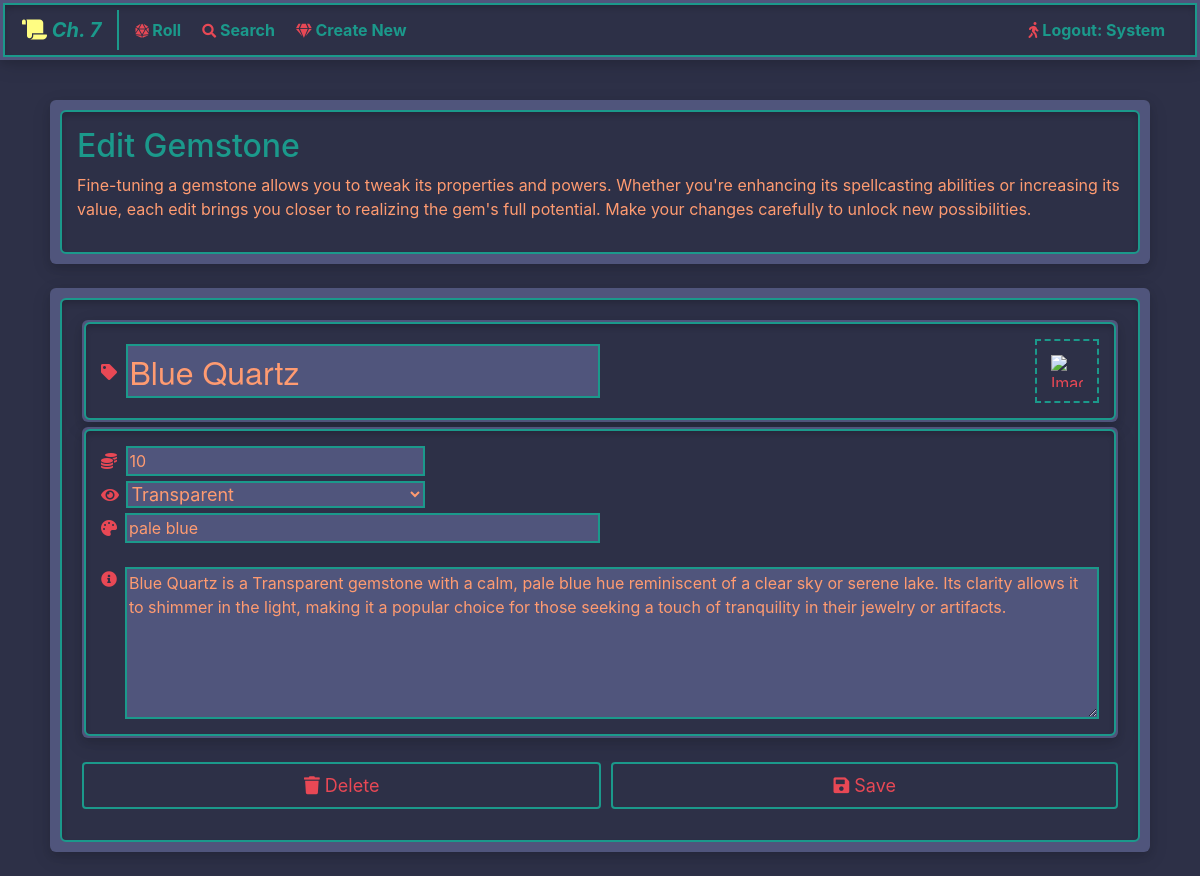
The app's page /treasure/gemstone/edit/3/ (signed in) with its own data.
### treasure/models.py (models this page shows, shortened)
class Gemstone(models.Model):
    name             = models.CharField(max_length=128, db_index=True)
    value            = models.IntegerField(validators=[MinValueValidator(1), MaxValueValidator(1_000_000)])
    clarity          = models.ForeignKey(
        GemstoneClarity,
        related_name='gemstones',
        on_delete=models.SET_DEFAULT,
        default=1,
        db_index=True
    )
    color            = models.CharField(max_length=128, blank=True, verbose_name='Color(s)', db_index=True)
    description      = models.TextField(max_length=1024)
    icon             = models.ForeignKey(
        GemstoneIcon,
        related_name='gemstones',
        on_delete=models.SET_DEFAULT,
        default=1
    )
    dmg_row_value   = models.IntegerField(null=True, blank=True)
    dmg_item_number = models.IntegerField(null=True, blank=True)
    unique_name     = models.UUIDField(default=uuid.uuid4, editable=False, unique=True)
    origin          = models.CharField(max_length=32, default='user', blank=True)
    created_by      = models.ForeignKey(
        User,
        related_name='gemstones',
        on_delete=models.CASCADE,
        db_index=True
    )
    created_at      = models.DateTimeField(auto_now_add=True)
    updated_at      = models.DateTimeField(auto_now=True)
    objects = GemstoneManager()

### treasure/views.py (the view, shortened to what this page needs)
# urls.py: path("gemstone/edit/<int:gemstone_id>/", views.gemstone_edit, name="gemstone_edit"),
@login_required
@services.user_owns_gemstone
@transaction.atomic
def gemstone_edit(request, gemstone_id):
    gemstone = request.gemstone
    modal_view = services.is_modal_view(request)
    if request.method == 'GET':
        form = forms.GemstoneForm(instance=gemstone)
        icon_url = gemstone.icon.image.url if gemstone.icon else None
        context = {'form': form, 'icon_url': icon_url, 'gemstone_id': gemstone_id, 'modal': modal_view}
        print(modal_view)
        if modal_view:
            return render(request, 'treasure/snippets/gemstone-form.html', context)
        return render(request, 'treasure/gemstone-edit.html', context)

### treasure/services.py (called while the page is built)
def user_owns_gemstone(view_func):
    @wraps(view_func)
    def _wrapped_view(request, *args, **kwargs):
        gemstone_id = kwargs.get('gemstone_id')
        gemstone = get_object_or_404(models.Gemstone, pk=gemstone_id)
        if gemstone.created_by != request.user:
            return HttpResponseForbidden("You do not have permission to modify this gemstone.")
        request.gemstone = gemstone
        return view_func(request, *args, **kwargs)
    return _wrapped_view

def is_modal_view(request: HttpRequest) -> bool:
    if request.GET.get('modal', '') == 'true':
        return True

### treasure/templates/treasure/gemstone-edit.html (shortened to what this page needs)
{% extends 'base.html' %}
{% load static %}
{% block content %}
    {% if modal %}
        {% include 'treasure/snippets/gemstone-form.html' with icon_url=icon_url gemstone_id=gemstone_id %}
    {% else %}
        <div class="outer-content-container mb-4">
            <div class="container inner-content-container">
                <h2>Edit Gemstone</h2>
                <p>
                    Fine-tuning a gemstone allows you to tweak its properties and powers.
                    Whether you're enhancing its spellcasting abilities or increasing its value,
                    each edit brings you closer to realizing the gem's full potential.
                    Make your changes carefully to unlock new possibilities.
                </p>
            </div>
        </div>
        <div class="outer-content-container mb-4">
            <div class="container inner-content-container">
                {% include 'treasure/snippets/gemstone-form.html' with icon_url=icon_url gemstone_id=gemstone_id %}
            </div>
        </div>
    {% endif %}
{% endblock %}

### templates/navbar.html (shortened to what this page needs)
<nav class="navbar fixed-top navbar-expand-md custom-navbar">
    <div class="container-fluid navbar-wrapper">
        <div class="container-fluid px-3 py-1">
            <a class="navbar-brand custom-navbar-brand {% if request.resolver_match.url_name == 'gemstone_index' %}custom-active{% endif %}" href="{% url 'treasure:gemstone_index' %}">
                <i class="fas fa-scroll icon-yellow"></i> Ch. 7
            </a>
            <div class="collapse navbar-collapse" id="myNavbar">
                <ul class="navbar-nav mr-auto">
                    <li class="nav-item {% if request.resolver_match.url_name == 'gemstone_roll' %}custom-active{% endif %}">
                        <a class="nav-link custom-nav-link" href="{% url 'treasure:gemstone_roll' %}">
                            <i class="fas fa-dice-d20 fa-sm icon-red"></i> Roll
                        </a>
                    </li>
                    <li class="nav-item {% if request.resolver_match.url_name == 'gemstone_search' %}custom-active{% endif %}">
                        <a class="nav-link custom-nav-link" href="{% url 'treasure:gemstone_search' %}">
                            <i class="fas fa-search fa-sm icon-red"></i> Search
                        </a>
                    </li>
                    {% if user.is_authenticated %}
                        <li class="nav-item {% if request.resolver_match.url_name == 'gemstone_create' %}custom-active{% endif %}">
                            <a class="nav-link custom-nav-link" href="{% url 'treasure:gemstone_create' %}">
                                <i class="fas fa-gem fa-sm icon-red"></i> Create New
                            </a>
                        </li>
                    {% endif %}
                </ul>
                <ul class="navbar-nav ml-auto">
                    {% if user.is_authenticated %}
                        <li class="nav-item">
                            <a class="nav-link custom-nav-link" href="{% url 'logout' %}">
                                <i class="fas fa-walking icon-red"></i> Logout: {{ user.username|capfirst }}
                            </a>
                        </li>
                    {% endif %}
                </ul>
            </div>
        </div>
    </div>
</nav>

### treasure/templates/treasure/snippets/gemstone-form.html (shortened to what this page needs)
<div id="gemstone-form">
    <form method="post" enctype="multipart/form-data">
        <div class="outer-content-container outer-content-small-border">
            <div class="inner-content-container gemstone-form-flexbox">
                <div class="{% if modal %}gemstone-form-text-container-lg-modal{% else %}gemstone-form-text-container-lg{% endif %}">
                    <span class="z mr-1"><i class="fas fa-tag icon-red j"></i>&nbsp;</span>
                    <span class="the-spanner">{{ form.name }}</span>
                </div>
                <div class="gemstone-form-flexbox">
                    <label for="{{ form.icon.id_for_label }}" class="gemstone-file-label">
                        {% if icon_url %}
                            <img id="upload-icon" src="{{ icon_url }}" alt="Image Preview" height="32" width="32" />
                        {% else %}
                            <i class="fas fa-camera fa-2x" id="upload-icon"></i>
                        {% endif %}
                    </label>
                </div>
            </div>
        </div>
        <div class="outer-content-container outer-content-small-border mb-4">
            <div class="inner-content-container">
                <div>
                    <label for="{{ form.value.id_for_label }}">
                        <i class="fas fa-coins icon-red">&nbsp;</i>
                    </label>
                    {{ form.value }}
                </div>
                <div>
                    <label for="{{ form.clarity.id_for_label }}" class="mb-1">
                        <i class="fas fa-eye icon-red">&nbsp;</i>
                    </label>
                    {{ form.clarity }}
                </div>
                <div class="{% if modal %}gemstone-form-text-container-modal{% else %}gemstone-form-text-container{% endif %}">
                    <label for="{{ form.color.id_for_label }}" class="mb-0">
                        <i class="fas fa-palette icon-red mr-1 pt-1">&nbsp;</i>
                    </label>
                    {{ form.color }}
                </div>
                <br>
                <div class="gemstone-form-textarea-container">
                    <span><i class="fas fa-info-circle icon-red mr-1"></i>&nbsp;</span>
                    {{ form.description }}
                </div>
            </div>
        </div>
        <div class="d-flex">
            {% if gemstone_id %}
                <button type="button"
                        id="delete-button"
                        onclick="handleDelete()"
                        class="my-btn my-btn-primary my-btn-large mb-3 flex-fill my-btn-add-margin"
                >
                    <span><i class="fas fa-trash"></i> <span id="delete-button-text">Delete</span></span>
                </button>
            {% endif %}
            {% if modal %}
            <button type="submit"
                    hx-encoding="multipart/form-data"
                    hx-post="
                             {% if gemstone_id %}
                             {% url 'treasure:gemstone_edit' gemstone_id %}?modal=true
                             {% else %}
                             {% url 'treasure:gemstone_create' %}?modal=true
                             {% endif %}
                    "
                    hx-target="#gemstone-form"
                    class="my-btn my-btn-primary my-btn-large mb-3 flex-fill my-btn-add-margin">
                <span><i class="fas fa-save"></i> Save</span>
            </button>
            {% else %}
            <button type="submit"
                    hx-encoding="multipart/form-data"
                    hx-post="
                             {% if gemstone_id %}
                             {% url 'treasure:gemstone_edit' gemstone_id %}
                             {% else %}
                             {% url 'treasure:gemstone_create' %}
                             {% endif %}
                    "
                    hx-target="body"
                    hx-push-url="true"
                    class="my-btn my-btn-primary my-btn-large mb-3 flex-fill my-btn-add-margin">
                <span><i class="fas fa-save"></i> Save</span>
            </button>
            {% endif %}
        </div>
    </form>
</div>

### static/css/landing.css (style rules this page uses)
body { background-color: #2d3047; color: #ff9b71; margin-top: 100px; }
h1, h2 { color: #1b998b; }
a { color: #e84855; font-weight: bold; }
input, textarea, select { background-color: #50557c; color: #ff9b71; }
label { color: #e84855; }
.outer-content-container { background-color: #50557c; box-shadow: 0 4px 8px rgba(0, 0, 0, 0.1), 0 6px 20px rgba(0, 0, 0, 0.1); padding: 10px 10px 10px 10px; margin: 5px; border-radius: 6px; display: flex; flex-direction: column; }
.outer-content-small-border { border: 2px; padding: 2px; vertical-align: middle; }
.inner-content-container { color: #ff9b71; background-color: #2d3047; border: 2px solid #1b998b; box-shadow: inset 0px 4px 6px -1px rgba(0, 0, 0, 0.2); padding: 15px 15px 15px 15px; border-radius: 6px; flex-grow: 1; }
.icon-yellow { color: #fffd82; }
.icon-red { color: #e84855; }
.my-btn { padding: 8px 12px; font-size: 12px; cursor: pointer; border: none; border-radius: 4px; transition: all 0.3s ease; }
.my-btn-add-margin { margin-right: 5px; margin-left: 5px; }
.my-btn-large { font-size: large; }
.my-btn-primary { background-color: transparent; color: #e84855; border: 2px solid #1b998b; }
.navbar-wrapper { background-color: #2d3047; border: 2px solid #1b998b; box-shadow: inset 0 4px 6px -1px rgba(0, 0, 0, 0.2); padding: 1px; }
.custom-navbar { background-color: #50557c; border: 2px solid #50557c; box-shadow: 0 4px 8px rgba(0, 0, 0, 0.1), 0 6px 20px rgba(0, 0, 0, 0.1); padding: 1px; }
.navbar-brand { padding-right: 16px; margin-right: 8px; }
.custom-navbar-brand { color: #1b998b; border-right: 2px solid #1b998b; font-style: italic; }
.nav-link { margin-right: 5px; }
.custom-nav-link { color: #1b998b; }
.gemstone-file-label { color: #e84855; border: 2px dashed #1b998b; background-color: transparent; height: 64px; width: 64px; cursor: pointer; text-align: center; display: flex; justify-content: center; align-items: center; margin-bottom: 0; }
.gemstone-form-text-input-lg { border: 2px solid #1b998b; font-size: xx-large; font-family: "Helvetica Neue", Arial, sans-serif; width: 100%; }
.gemstone-form-textarea-input { border: 2px solid #1b998b; width: 100%; }
.gemstone-form-textarea-container { display: flex; flex-flow: row nowrap; }
.gemstone-form-text-container { display: flex; flex-flow: row nowrap; width: 50%; align-items: center; justify-content: center; }
.gemstone-form-text-container-lg { margin-right: auto; width: 50%; }
.gemstone-from-text-input { border: 2px solid #1b998b; width: 100%; }
.gemstone-from-value-input { border: 2px solid #1b998b; width: 30%; }
.gemstone-form-clarity-input { border: 2px solid #1b998b; border-radius: 0; width: 30%; margin-left: -2px; margin-bottom: 5px; font-size: large; }
.gemstone-form-flexbox { display: flex; justify-content: center; align-items: center; }
.the-spanner { display: block; overflow: hidden; }
.z { float: left; }
.j { padding-top: 20px; }

### records on screen
Gemstone: name "Blue Quartz", value "10", clarity "Transparent", color "pale blue", description "Blue Quartz is a Transparent gemstone with a calm, pale blue hue reminiscent of a clear sky or serene lake. Its clarity allows it to shimmer in the light, making it a popular choice for those seeking a touch of tranquility in their jewelry or artifacts."

### other values on screen
{{ user.username|capfirst }} "System"
